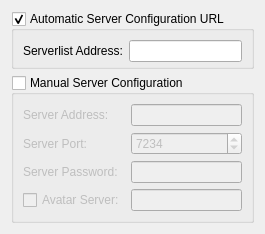
           <widget class="QWidget" name="tab_2">
            <attribute name="title">
             <string>Server</string>
            </attribute>
            <layout class="QVBoxLayout" name="verticalLayout_3">
             <item>
              <widget class="QGroupBox" name="groupBox_automaticServerConfig">
               <property name="title">
                <string>Automatic Server Configuration URL</string>
               </property>
               <property name="checkable">
                <bool>true</bool>
               </property>
               <layout class="QHBoxLayout" name="horizontalLayout_9">
                <property name="bottomMargin">
                 <number>4</number>
                </property>
                <item>
                 <widget class="QLabel" name="label_18">
                  <property name="text">
                   <string>Serverlist Address:</string>
                  </property>
                 </widget>
                </item>
                <item>
                 <widget class="QLineEdit" name="lineEdit_InternetServerListAddress"/>
                </item>
               </layout>
              </widget>
             </item>
             <item>
              <widget class="QGroupBox" name="groupBox_manualServerConfig">
               <property name="title">
                <string>Manual Server Configuration</string>
               </property>
               <property name="checkable">
                <bool>true</bool>
               </property>
               <property name="checked">
                <bool>false</bool>
               </property>
               <layout class="QGridLayout" name="gridLayout_4">
                <item row="2" column="0">
                 <widget class="QLabel" name="label_37">
                  <property name="text">
                   <string>Server Password:</string>
                  </property>
                 </widget>
                </item>
                <item row="0" column="0">
                 <widget class="QLabel" name="label_41">
                  <property name="text">
                   <string>Server Address:</string>
                  </property>
                  <property name="buddy">
                   <cstring>lineEdit_InternetServerAddress</cstring>
                  </property>
                 </widget>
                </item>
                <item row="0" column="2">
                 <widget class="QLineEdit" name="lineEdit_InternetServerAddress">
                  <property name="maxLength">
                   <number>60</number>
                  </property>
                 </widget>
                </item>
                <item row="3" column="0">
                 <widget class="QCheckBox" name="checkBox_useAvatarServer">
                  <property name="text">
                   <string>Avatar Server:</string>
                  </property>
                 </widget>
                </item>
                <item row="1" column="0">
                 <widget class="QLabel" name="label_31">
                  <property name="text">
                   <string>Server Port:</string>
                  </property>
                  <property name="buddy">
                   <cstring>spinBox_InternetServerPort</cstring>
                  </property>
                 </widget>
                </item>
                <item row="1" column="2">
                 <widget class="QSpinBox" name="spinBox_InternetServerPort">
                  <property name="minimum">
                   <number>80</number>
                  </property>
                  <property name="maximum">
                   <number>65535</number>
                  </property>
                  <property name="value">
                   <number>7234</number>
                  </property>
                 </widget>
                </item>
                <item row="3" column="2">
                 <widget class="QLineEdit" name="lineEdit_avatarServerAddress"/>
                </item>
                <item row="2" column="2">
                 <widget class="QLineEdit" name="lineEdit_InternetServerPassword">
                  <property name="echoMode">
                   <enum>QLineEdit::Password</enum>
                  </property>
                 </widget>
                </item>
               </layout>
              </widget>
             </item>
            </layout>
           </widget>
